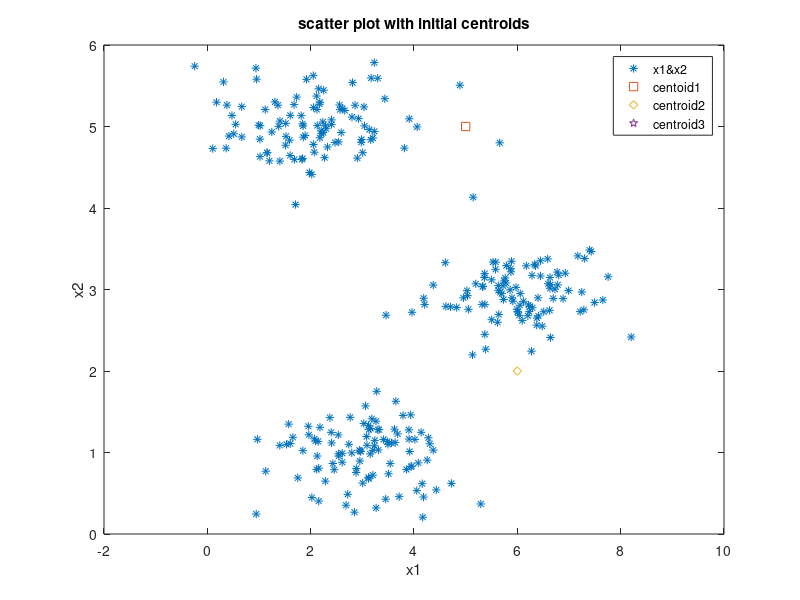
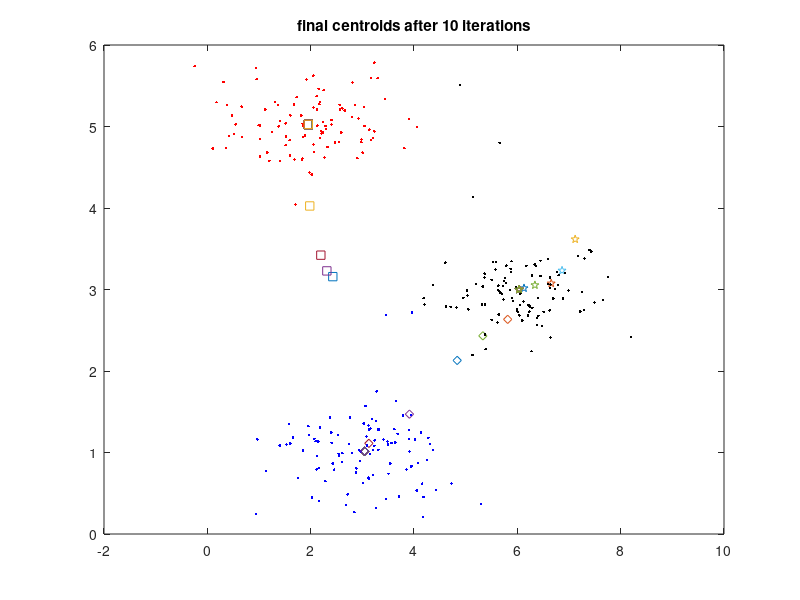
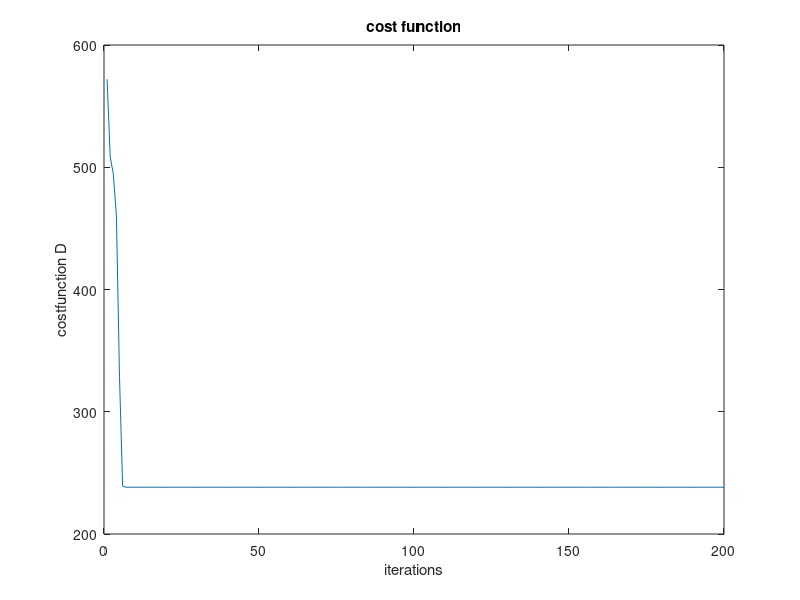

These charts were generated, in order, by the following MATLAB code:
%bindhu Kumar Reddy 
%PUID :0029054149
%November 2016

% Kmeans clustering with 3 centroids
clc
close all
clear all
load('KmeansDat');
x1=X(:,1);
x2=X(:,2);
x=[x1 x2];
m=length(X);
iterations=200;
u=[3 3;6 2;8 5];
figure();
plot(x1,x2,'*',5,5,'s',6,2,'d',8,5,'p');
xlabel('x1');
ylabel('x2');
legend('x1&x2','centoid1','centroid2','centroid3');
title('scatter plot with initial centroids');
figure();
for i=1:iterations
t=1;
s=1;
r=1;
for j=1:m
A=[sqrt((x(j,:)-u(1,:))*(x(j,:)-u(1,:))') sqrt((x(j,:)-
u(2,:))*(x(j,:)-u(2,:))') sqrt((x(j,:)-u(3,:))*(x(j,:)-u(3,:))')];
d(j)=sum(A);
[val, ind]=min(A);
c(j)=ind;
if c(j)==1
l(r,:)=x(j,:);
r=r+1;
d(j)=A(c(j));
elseif c(j)==2
q(s,:)=x(j,:);
s=s+1;
d(j)=A(c(j));
elseif c(j)==3
n(t,:)=x(j,:);
t=t+1;
d(j)=A(c(j));
end
end
u(1,:)=(1/length(l))*sum(l);
u(2,:)=(1/length(q))*sum(q);
u(3,:)=(1/length(n))*sum(n);
D(i)=sum(d);
title('final centroids after 10 iterations');
plot(l(:,1),l(:,2),'r.')
hold on
plot(q(:,1),q(:,2),'b.')
hold on
plot(n(:,1),n(:,2),'k.');
hold on
1
plot(u(1,1),u(1,2),'s')
plot(u(2,1),u(2,2),'d')
plot(u(3,1),u(3,2),'p')
clear q;
clear l;
clear n;
end
figure()
plot(1:iterations,D);
xlabel('iterations');
ylabel('costfunction D');
title('cost function');
disp('the final centroid points are');
disp(u);

